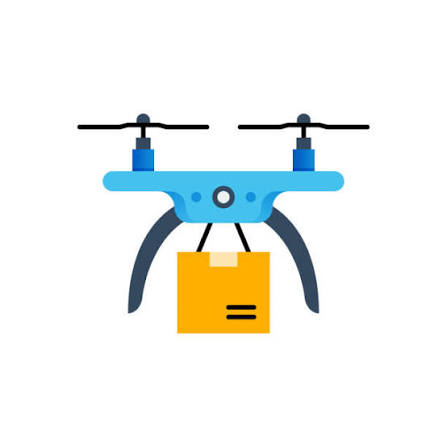
#> input picture hello.jpeg, 447 x 447 px
$ python 'sms  assignment 3 q10.py'
#> lines starting #> are read from the running program, lines starting #| are printed output that depends on the picture
import cv2
import numpy as np
from PIL import Image


def apply_universal_transform(img_path, matrix_2x2, output_filename):
    # 1. Load the image and convert to RGB
#> called with img_path = 'hello.jpeg', matrix_2x2 = array of shape (2, 2), output_filename = 'output_A1_scale.png'
    img = cv2.imread(img_path)
#> img is the input picture: shape (447, 447, 3); mean B, G, R 239.2, 242.6, 239.7
    img = cv2.cvtColor(img, cv2.COLOR_BGR2RGB)
    h, w = img.shape[:2]
#> h = 447; w = 447

    #Define the 4 corners of the original image: (x, y)
    corners = np.array([
        [0, 0],
        [w, 0],
        [0, h],
        [w, h]
    ])
#> corners = [[0, 0], [447, 0], [0, 447], [447, 447]]

    transformed_corners = np.dot(matrix_2x2, corners.T).T

    #Find the bounds of the new shape
    x_coords = transformed_corners[:, 0]
#> x_coords = [0, 894, 0, 894]
    y_coords = transformed_corners[:, 1]
#> y_coords = [0, 0, 223.5, 223.5]

    min_x, max_x = np.min(x_coords), np.max(x_coords)
    min_y, max_y = np.min(y_coords), np.max(y_coords)

    #Calculate new width and height
    new_w = int(np.ceil(max_x - min_x))
    new_h = int(np.ceil(max_y - min_y))

    #Calculate translation to prevent cropping
    t_x = -min_x if min_x < 0 else 0
    t_y = -min_y if min_y < 0 else 0

    #Create the final 2x3 affine matrix for OpenCV
    affine_matrix = np.array([
        [matrix_2x2[0, 0], matrix_2x2[0, 1], t_x],
        [matrix_2x2[1, 0], matrix_2x2[1, 1], t_y]
    ], dtype=np.float32)

    #Apply the transformation
    result_img = cv2.warpAffine(img, affine_matrix, (new_w, new_h))
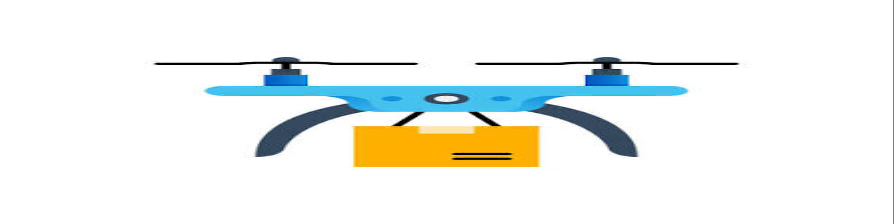
#> result_img: shape (224, 894, 3); mean R, G, B 239.6, 242.5, 239.1

    #Save using PIL (which handles RGB correctly)
    Image.fromarray(result_img).save(output_filename)
    print(f"Saved: {output_filename}")

image_file = "hello.jpeg"

A1 = np.array([[2, 0],
               [0, 0.5]])
apply_universal_transform(image_file, A1, 'output_A1_scale.png')

A2 = np.array([[0, -1],
               [1, 0]])
apply_universal_transform(image_file, A2, 'output_A2_rotate.png')
#> call 2 of apply_universal_transform, with img_path = 'hello.jpeg', matrix_2x2 = array of shape (2, 2), output_filename = 'output_A2_rotate.png'
#> in apply_universal_transform (call 2), `result_img = cv2.warpAffine(img, affine_matrix, (new_w, new_h))`:
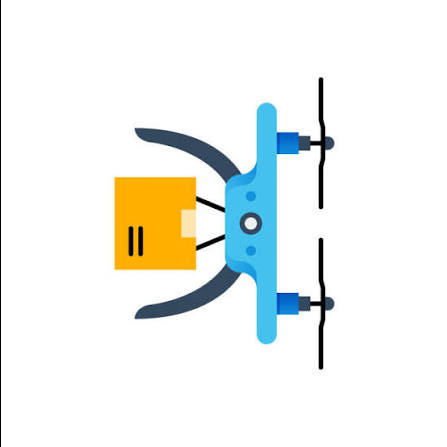
#> result_img: shape (447, 447, 3); mean R, G, B 239.1, 242, 238.6

A3 = np.array([[1, 1],
               [0, 1]])
apply_universal_transform(image_file, A3, 'output_A3_shear.png')
#> call 3 of apply_universal_transform, with img_path = 'hello.jpeg', matrix_2x2 = array of shape (2, 2), output_filename = 'output_A3_shear.png'
#> in apply_universal_transform (call 3), `result_img = cv2.warpAffine(img, affine_matrix, (new_w, new_h))`:
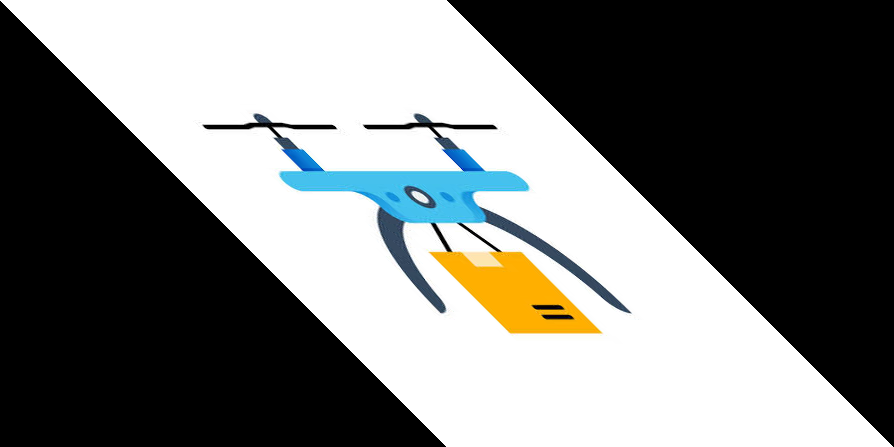
#> result_img: shape (447, 894, 3); mean R, G, B 119.8, 121.3, 119.6

A4 = np.array([[-1, 0],
               [0, 1]])
apply_universal_transform(image_file, A4, 'output_A4_reflect.png')
#> call 4 of apply_universal_transform, with img_path = 'hello.jpeg', matrix_2x2 = array of shape (2, 2), output_filename = 'output_A4_reflect.png'
#> in apply_universal_transform (call 4), `result_img = cv2.warpAffine(img, affine_matrix, (new_w, new_h))`:
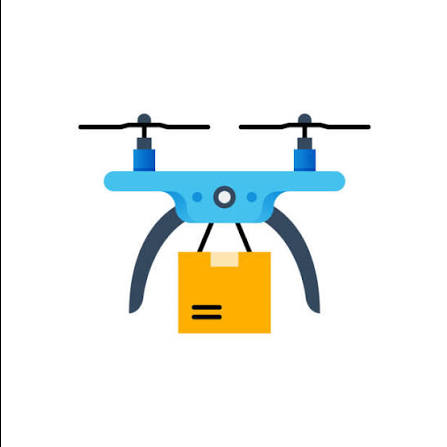
#> result_img: shape (447, 447, 3); mean R, G, B 239.1, 242, 238.6

A5 = np.array([[1, 0],
               [0, 0]])
apply_universal_transform(image_file, A5, 'output_A5_project.png')
#> in apply_universal_transform (call 5), `result_img = cv2.warpAffine(img, affine_matrix, (new_w, new_h))`: result_img: shape (447, 447, 3); every value is 255
